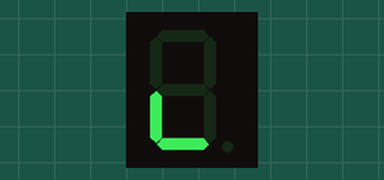
The sketch below on a simulated Arduino Uno, built with avr-gcc and run on an emulated ATmega328P. On the bench: 1-digit seven-segment display. Wiring (inferred from the names in the program): 1-digit 7-segment display, segments lit when HIGH: segments pin 5, pin 6, pin 7, pin 8, pin 9, pin 10, pin 11. The segment pins are drawn as the display they are named for.

Above: at 0.1 s.
At 1.1 s:
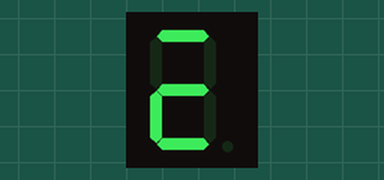
At 1.6 s:
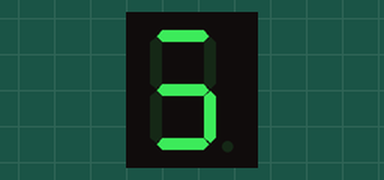
At 2.1 s:
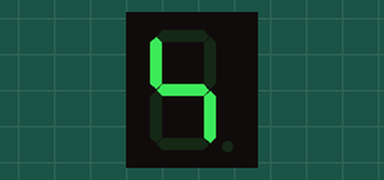
At 21.1 s:
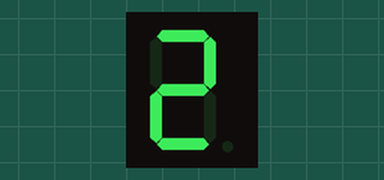
At 39.75 s:
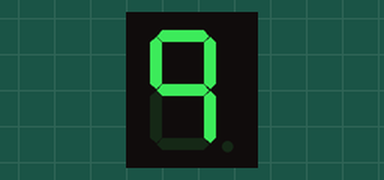

Measured:
- what the display in image 1 shows lasts 0.5 s, from 1.0 s to 1.5 s

The sketch:

ex2.ino
```cpp
/**********************************************************************************
**                                                                               **
**                               Math Is Fun                                     **
**                                                                               **
**    adam el aloua moujahad                               10/02/23              **
**********************************************************************************/
//********** Includes *************************************************************
//********** Variables ************************************************************
const byte segA = 5;          // donar nom al pin 5 de l’Arduino
const byte segB = 6;          // donar nom al pin 6 de l’Arduino
const byte segC = 7;          // donar nom al pin 7 de l’Arduino
const byte segD = 8;          // donar nom al pin 8 de l’Arduino
const byte segE = 9;          // donar nom al pin 9 de l’Arduino
const byte segF = 10;         // donar nom al pin 10 de l’Arduino
const byte segG = 11;         // donar nom al pin 11 de l’Arduino
const int pausa = 500;             // definir variable de temps en ms


//********** Setup ****************************************************************
void setup()
{
  pinMode(segA, OUTPUT);     // definir el pin 5 com una sortida
  pinMode(segB, OUTPUT);     // definir el pin 6 com una sortida
  pinMode(segC, OUTPUT);     // definir el pin 7 com una sortida
  pinMode(segD, OUTPUT);     // definir el pin 8 com una sortida
  pinMode(segE, OUTPUT);     // definir el pin 9 com una sortida
  pinMode(segF, OUTPUT);     // definir el pin 10 com una sortida
  pinMode(segG, OUTPUT);     // definir el pin 11 com una sortida

  digitalWrite(segA, LOW);
  digitalWrite(segB, LOW);
  digitalWrite(segC, LOW);
  digitalWrite(segD, LOW);
  digitalWrite(segE, LOW);
  digitalWrite(segF, LOW);
  digitalWrite(segG, LOW);
}

//********** Loop *****************************************************************
void loop()
{
  digitalWrite(segD, HIGH);   // número 0
  digitalWrite(segE, HIGH);
  digitalWrite(segG, LOW);    // segments ON: A, B, C, D, E i F

  delay(pausa);               // es queda en aquest estat pausa ms

  digitalWrite(segA, LOW);    // número 1
  digitalWrite(segD, LOW);
  digitalWrite(segE, LOW);
  digitalWrite(segF, LOW);    // segments ON: B, C

  delay(pausa);               // es queda en aquest estat pausa ms

  digitalWrite(segA, HIGH);   // número 2
  digitalWrite(segC, LOW);
  digitalWrite(segD, HIGH);
  digitalWrite(segE, HIGH);
  digitalWrite(segG, HIGH);   // segments ON: A, B, D, E i G

  delay(pausa);               // es queda en aquest estat pausa ms

  digitalWrite(segC, HIGH);   // número 3
  digitalWrite(segE, LOW);    // segments ON: A, B, C, D i G

  delay(pausa);               // es queda en aquest estat pausa ms

  digitalWrite(segA, LOW);    // número 4
  digitalWrite(segD, LOW);
  digitalWrite(segF, HIGH);   // segments ON: B, C, F i G

  delay(pausa);               // es queda en aquest estat pausa ms

  digitalWrite(segA, HIGH);   // número 5
  digitalWrite(segB, LOW);
  digitalWrite(segD, HIGH);   // segments ON: A, C, D, F i G

  delay(pausa);               // es queda en aquest estat pausa ms

  digitalWrite(segA, LOW);    // número 6
  digitalWrite(segE, HIGH);   // segments ON: C, D, E, F i G

  delay(pausa);               // es queda en aquest estat pausa ms

  digitalWrite(segA, HIGH);   // número 7
  digitalWrite(segB, HIGH);
  digitalWrite(segD, LOW);
  digitalWrite(segE, LOW);
  digitalWrite(segF, LOW);
  digitalWrite(segG, LOW);    // segments ON: A, B i C

  delay(pausa);               // es queda en aquest estat pausa ms

  digitalWrite(segD, HIGH);   // número 8
  digitalWrite(segE, HIGH);
  digitalWrite(segF, HIGH);
  digitalWrite(segG, HIGH);   // segments ON: A, B, C, D, E, F i G

  delay(pausa);               // es queda en aquest estat pausa ms

  digitalWrite(segD, LOW);    // número 9
  digitalWrite(segE, LOW);    // segments ON: A, B, C, F i G

  delay(pausa);               // es queda en aquest estat pausa ms
}

//********** Funcions *************************************************************
```
